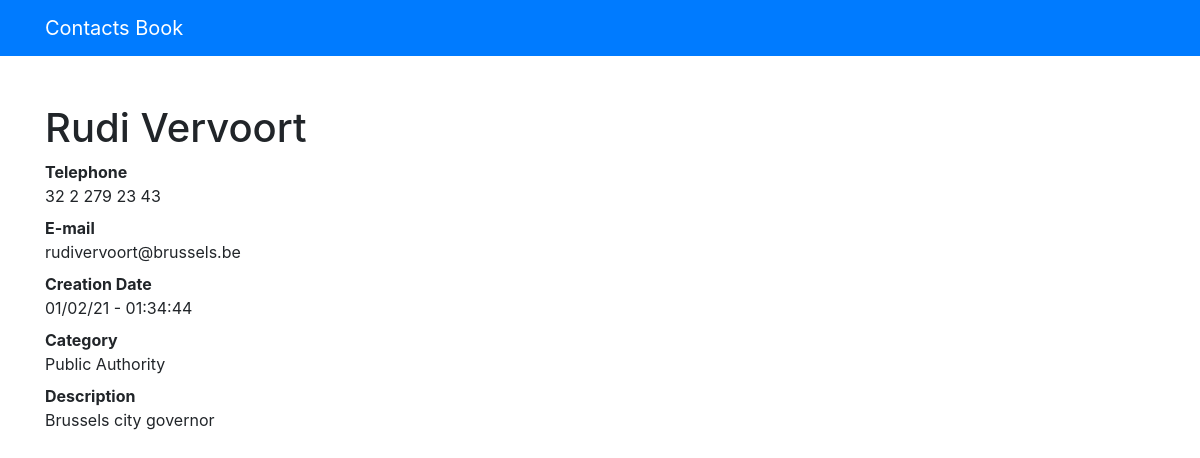
Screenshot of /24 with the database file from the repository.
### contacts/models.py (models this page shows, shortened)
class Contact(models.Model):
    first_name = models.CharField(max_length=254, null=False, blank=False)
    last_name = models.CharField(max_length=254, null=False, blank=False)
    telephone = models.CharField(max_length=20, null=False, blank=False)
    email = models.EmailField(max_length=254, blank=True)
    creation_date = models.DateTimeField(default=timezone.now)
    description = models.TextField(blank=True)
    category = models.ForeignKey(Category, on_delete=models.DO_NOTHING)
    show = models.BooleanField(default=True)

class Category(models.Model):
    name = models.CharField(max_length=154, blank=True)
    def __str__(self):
        return self.name

### contacts/views.py (the view)
# urls.py: path('<int:contact_id>', views.show_contact, name='show_contact'),
def show_contact(request, contact_id):
    contact = get_object_or_404(Contact, id=contact_id)
    if not contact.show:
        raise Http404
    return render(request, 'contacts/show_contact.html', {
        'contact': contact
    })

### contacts/templates/contacts/show_contact.html
{% extends 'base.html' %}
{% block content %}
    <h1 class="mt-5">{{ contact.first_name }} {{ contact.last_name }}</h1>
    <dl>
        <dt>Telephone</dt>
        <dd>{{ contact.telephone }}</dd>
        <dt>E-mail</dt>
        <dd>{{ contact.email }}</dd>
        <dt>Creation Date</dt>
        <dd>{{ contact.creation_date|date:'d/m/y - H:i:s' }}</dd>
        <dt>Category</dt>
        <dd>{{ contact.category }}</dd>
        <dt>Description</dt>
        <dd>
            {{ contact.description }}
        </dd>
    </dl>
{% endblock %}

### rows the page displays
Contact: first_name "Rudi", last_name "Vervoort", telephone "32 2 279 23 43", email "rudivervoort@brussels.be", creation_date "01/02/21 - 01:34:44", category "Public Authority", description "Brussels city governor"
